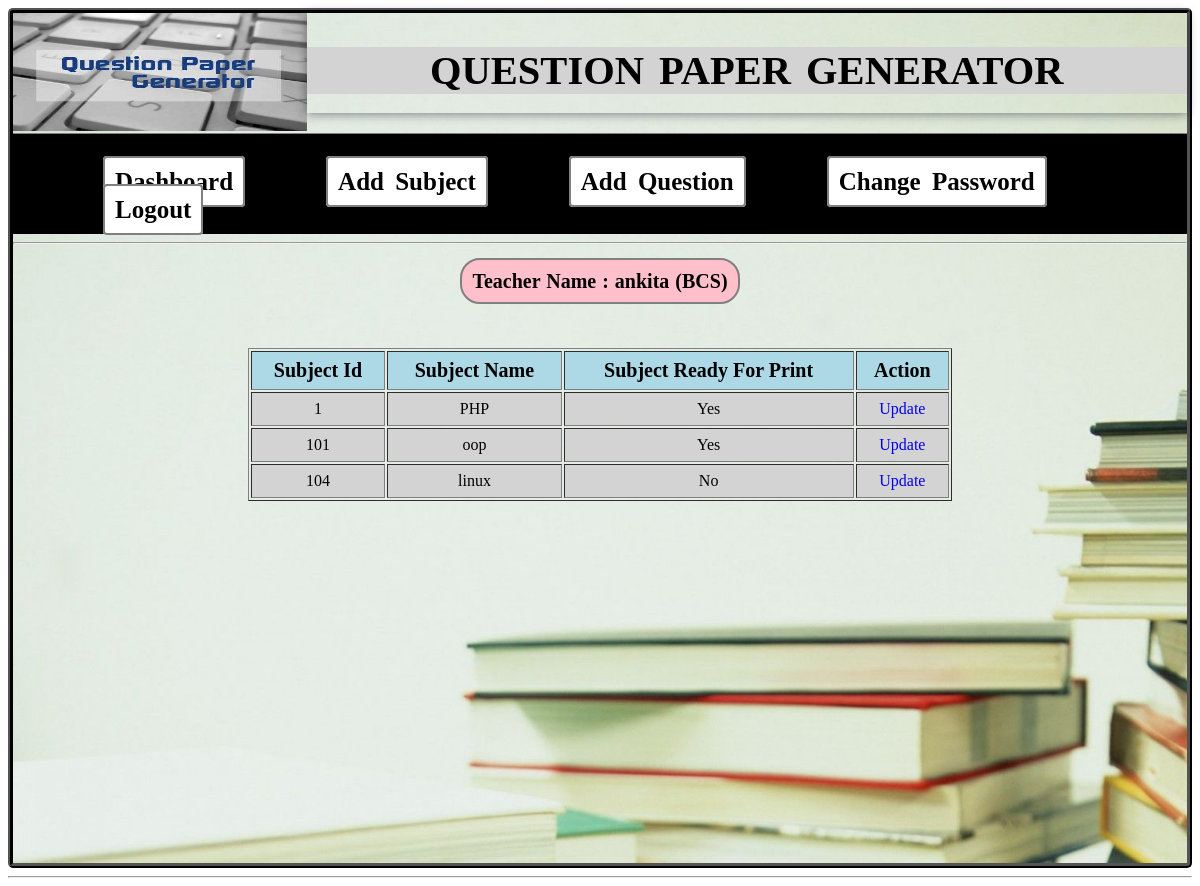
Screenshot of /show-subject.php (signed in) with the database file from the repository.
### tables this page shows
CREATE TABLE IF NOT EXISTS `addsubject` (
  `sid` int(10) NOT NULL,
  `sname` varchar(255) NOT NULL,
  `tid` int(11) NOT NULL,
  `qstatus` varchar(100) NOT NULL,
  PRIMARY KEY (`sid`)
);

### show-subject.php (the view, shortened to what this page needs)
<?php
$tid = $_SESSION['tid']
?>
<html>
<head>
<link rel="stylesheet" type="text/css" href="css/style1.css">
</head>
<body>
<div id="main">
<?php include 'header.php';?>
       <div id='tname'>
		       <h3 style="display:inline;
                          text-decoration:none;
	                      font-size:20px;
                          background-color:pink;
	                      padding:10px;
	                      border:2px solid gray;
	                      border-radius:20px;
	                      color:black;
	                      word-spacing:1px;
	                      font-weight:bold;">Teacher Name : <?php echo $_SESSION['username'];?>
			    (<?php echo $_SESSION['branch'];?>)
           </h3>
		   </div>
             <div id="content" ><br><br>
			 <div style="width:60%;margin:0 auto;">
<table border="1" width="100%">
<tr>
<th>Subject Id</th>
<th>Subject Name</th>
<th>Subject Ready For Print</th>
<th>Action</th>
</tr>
 <?php
				 include 'conection.php';
$queryS ="SELECT * FROM addsubject WHERE tid=$tid";
				$resultS=mysqli_query($con,$queryS);
				while($rows=mysqli_fetch_assoc($resultS))
				{
				?>
				<tr>
				<td><?php echo $rows['sid'] ?></td>
				<td><?php echo $rows['sname'] ?></td>
				<td><?php echo $rows['qstatus'] ?></td>
				<td><a href='update-subject.php?sid=<?php echo $rows['sid'] ?>'>Update</a></td>
				</tr>
				<?php
				}
				 ?>
</table>
	               <br>
	</div>
             </div>
</div>
<hr>
</body>
</html>

### css/style1.css (style rules this page uses)
#main { height:850px; background-image:url(../images/b2.jpg); background-size:cover; border:5px ridge black; border-radius:5px; }
#tname { height:60px; text-align:center; }
#content { height:500px; text-align:center; }
#content a { text-decoration:none; }
table th,td { padding:7px; }
table th { font-size:20px; background-color:lightblue; }
table td { background-color:lightgray; text-align:center; }

### rows the page displays
addsubject: sid "1", sname "PHP", qstatus "Yes"
addsubject: sid "101", sname "oop", qstatus "Yes"
addsubject: sid "104", sname "linux", qstatus "No"

### other values shown
$_SESSION['username'] "ankita"
$_SESSION['branch'] "BCS"
